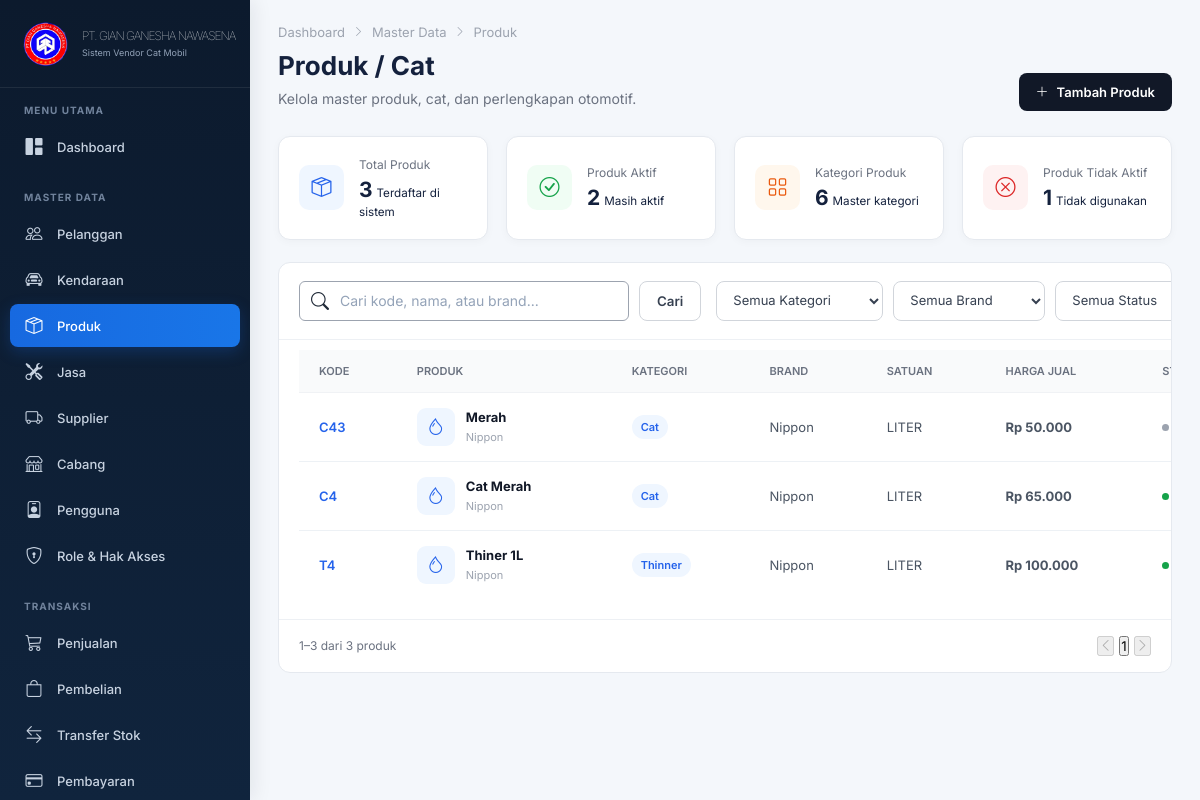
The page /admin/product/index.php (signed in) on the database its author committed.
### tables this page shows
CREATE TABLE `products` (
  `id` bigint UNSIGNED NOT NULL,
  `category_id` bigint UNSIGNED NOT NULL,
  `code` varchar(50) NOT NULL,
  `name` varchar(150) NOT NULL,
  `brand` varchar(100) DEFAULT NULL,
  `unit` varchar(30) NOT NULL,
  `purchase_price` decimal(15,2) NOT NULL DEFAULT '0.00',
  `selling_price` decimal(15,2) NOT NULL DEFAULT '0.00',
  `status` enum('active','inactive') NOT NULL DEFAULT 'active'
);

CREATE TABLE `product_categories` (
  `id` bigint UNSIGNED NOT NULL,
  `name` varchar(100) NOT NULL,
  `description` varchar(255) DEFAULT NULL
);

### admin/product/index.php (the view, shortened to what this page needs)
<?php
require_once __DIR__ . '/../../config/config.php';
function load_company_brand(PDO $pdo): array
{
    $brand = [
        'name' => 'PT. GIAN GANESHA NAWASENA',
        'tagline' => 'Sistem Vendor Cat Mobil',
        'logo' => '../../assets/img/logo.png',
    ];
    try {
        $stmt = $pdo->prepare(
            "SELECT setting_key, setting_value
             FROM settings
             WHERE setting_key IN ('company_name', 'company_tagline')
             LIMIT 2"
        );
        $stmt->execute();
        foreach ($stmt->fetchAll(PDO::FETCH_ASSOC) as $row) {
            $key = (string)($row['setting_key'] ?? '');
            $value = trim((string)($row['setting_value'] ?? ''));
            if ($key === 'company_name' && $value !== '') {
                $brand['name'] = $value;
            }
            if ($key === 'company_tagline' && $value !== '') {
                $brand['tagline'] = $value;
            }
        }
    } catch (Throwable $e) {
    }
    $scriptName = (string)($_SERVER['SCRIPT_NAME'] ?? '');
    $projectRoot = dirname(dirname(dirname($scriptName)));
    return $brand;
}
$companyBrand = load_company_brand($pdo);
$companyName = $companyBrand['name'];
$companyTagline = $companyBrand['tagline'];
$companyLogo = $companyBrand['logo'];
function money(int|float|null $value): string
{
    return 'Rp ' . number_format((float)$value, 0, ',', '.');
}
$search = trim($_GET['search'] ?? '');
$where = [];
$params = [];
$whereSql = !empty($where)
    ? 'WHERE ' . implode(' AND ', $where)
    : '';
$totalProducts = (int)$pdo->query("
    SELECT COUNT(*)
    FROM products
")->fetchColumn();
$totalActive = (int)$pdo->query("
    SELECT COUNT(*)
    FROM products
    WHERE status = 'active'
")->fetchColumn();
$totalInactive = (int)$pdo->query("
    SELECT COUNT(*)
    FROM products
    WHERE status = 'inactive'
")->fetchColumn();
$totalCategories = (int)$pdo->query("
    SELECT COUNT(*)
    FROM product_categories
")->fetchColumn();
$perPage = 5;
$page = max(1, (int)($_GET['page'] ?? 1));
$stmtTotal = $pdo->prepare("
    SELECT COUNT(*)
    FROM products p
    $whereSql
");
$stmtTotal->execute($params);
$totalFiltered = (int)$stmtTotal->fetchColumn();
$totalPages = max(1, (int)ceil($totalFiltered / $perPage));
$page = min($page, $totalPages);
$offset = ($page - 1) * $perPage;
$stmtProducts = $pdo->prepare("
    SELECT
        p.id,
        p.category_id,
        pc.name AS category_name,
        p.code,
        p.name,
        p.brand,
        p.unit,
        p.purchase_price,
        p.selling_price,
        p.status,
        (
            SELECT COUNT(*)
            FROM purchase_details pd
            WHERE pd.product_id = p.id
        ) AS total_purchase_details,
        (
            SELECT COUNT(*)
            FROM order_details od
            WHERE od.product_id = p.id
        ) AS total_order_details,
        (
            SELECT COUNT(*)
            FROM stock_transfer_details std
            WHERE std.product_id = p.id
        ) AS total_transfer_details
    FROM products p
    LEFT JOIN product_categories pc
        ON pc.id = p.category_id
    $whereSql
    ORDER BY p.id DESC
    LIMIT :limit OFFSET :offset
");
$stmtProducts->bindValue(':limit', $perPage, PDO::PARAM_INT);
$stmtProducts->bindValue(':offset', $offset, PDO::PARAM_INT);
$stmtProducts->execute();
$products = $stmtProducts->fetchAll(PDO::FETCH_ASSOC);
$startItem = $totalFiltered > 0 ? $offset + 1 : 0;
$endItem = min($offset + $perPage, $totalFiltered);
$paginationParams = [];
?>
<!DOCTYPE html>
<html lang="id">
<head>
    <link
        rel="stylesheet"
        href="https://cdn.jsdelivr.net/npm/bootstrap-icons@1.11.3/font/bootstrap-icons.min.css"
    >
    <link rel="stylesheet" href="../../assets/css/admin.css">
    <link rel="stylesheet" href="style.css">
</head>
<body>
<aside class="sidebar" id="sidebar">
    <div class="brand">
        <img src="<?= htmlspecialchars($companyLogo, ENT_QUOTES, 'UTF-8') ?>"
             class="img-fluid"
             alt="<?= htmlspecialchars($companyName, ENT_QUOTES, 'UTF-8') ?>">
        <div class="brand-text">
            <div class="brand-name">
               <?= htmlspecialchars($companyName, ENT_QUOTES, 'UTF-8') ?>
            </div>
            <small><?= htmlspecialchars($companyTagline, ENT_QUOTES, 'UTF-8') ?></small>
        </div>
    </div>
    <nav class="sidebar-menu">
        <div class="menu-section">
            <div class="menu-title">MENU UTAMA</div>
            <a href="../admin.php" class="menu-item">
                <i class="bi bi-grid-1x2-fill"></i>
                <span>Dashboard</span>
            </a>
        </div>
        <div class="menu-section">
            <div class="menu-title">MASTER DATA</div>
            <a href="../customers/" class="menu-item ">
                <i class="bi bi-people"></i>
                <span>Pelanggan</span>
            </a>
            <a href="../vehicles/" class="menu-item">
                <i class="bi bi-car-front"></i>
                <span>Kendaraan</span>
            </a>
            <a href="./" class="menu-item active" >
                <i class="bi bi-box-seam"></i>
                <span>Produk</span>
            </a>
            <a href="../service/" class="menu-item">
                <i class="bi bi-tools"></i>
                <span>Jasa</span>
            </a>
            <a href="../supplier/" class="menu-item">
                <i class="bi bi-truck"></i>
                <span>Supplier</span>
            </a>
            <a href="../cabang/" class="menu-item">
                <i class="bi bi-shop"></i>
                <span>Cabang</span>
            </a>
            <a href="../users/" class="menu-item">
                <i class="bi bi-person-badge"></i>
                <span>Pengguna</span>
            </a>
            <a href="../roles/" class="menu-item">
                <i class="bi bi-shield-lock"></i>
                <span>Role & Hak Akses</span>
            </a>
        </div>
        <div class="menu-section">
            <div class="menu-title">
                TRANSAKSI
            </div>
            <a href="../orders/" class="menu-item">
                <i class="bi bi-cart3"></i>
                <span>Penjualan</span>
            </a>
            <a href="../purchases/" class="menu-item">
                <i class="bi bi-bag"></i>
                <span>Pembelian</span>
            </a>
            <a href="../stoks-transfer/" class="menu-item">
                <i class="bi bi-arrow-left-right"></i>
                <span>Transfer Stok</span>
            </a>
            <a href="../payments/" class="menu-item">
                <i class="bi bi-credit-card"></i>
                <span>Pembayaran</span>
            </a>
        </div>
    </nav>
</aside>
<main class="main">
<div class="page-container">
    <div class="page-header">
        <div>
            <div class="breadcrumb">
                Dashboard
                <i class="bi bi-chevron-right"></i>
                Master Data
                <i class="bi bi-chevron-right"></i>
                Produk
            </div>
            <h1>Produk / Cat</h1>
            <p>Kelola master produk, cat, dan perlengkapan otomotif.</p>
        </div>
        <button type="button" class="btn-primary" onclick="openAddModal()">
            <i class="bi bi-plus-lg"></i>
            Tambah Produk
        </button>
    </div>
    <div class="stats-grid">
        <div class="stat-card">
            <div class="stat-icon blue">
                <i class="bi bi-box-seam"></i>
            </div>
            <div>
                <span>Total Produk</span>
                <strong><?= number_format($totalProducts) ?></strong>
                <small>Terdaftar di sistem</small>
            </div>
        </div>
        <div class="stat-card">
            <div class="stat-icon green">
                <i class="bi bi-check-circle"></i>
            </div>
            <div>
                <span>Produk Aktif</span>
                <strong><?= number_format($totalActive) ?></strong>
                <small>Masih aktif</small>
            </div>
        </div>
        <div class="stat-card">
            <div class="stat-icon orange">
                <i class="bi bi-grid"></i>
            </div>
            <div>
                <span>Kategori Produk</span>
                <strong><?= number_format($totalCategories) ?></strong>
                <small>Master kategori</small>
            </div>
        </div>
        <div class="stat-card">
            <div class="stat-icon red">
                <i class="bi bi-x-circle"></i>
            </div>
            <div>
                <span>Produk Tidak Aktif</span>
                <strong><?= number_format($totalInactive) ?></strong>
                <small>Tidak digunakan</small>
            </div>
        </div>
    </div>
    <div class="content-card">
        <div class="table-toolbar">
            <div class="toolbar-left">
                <form method="GET" action="index.php" style="display:flex; align-items:center; gap:10px;">
                    <div class="searc-box" style="position:relative; width:330px; height:40px;">
                        <input
                            type="text"
                            name="search"
                            value="<?= htmlspecialchars($search) ?>"
                            placeholder="Cari kode, nama, atau brand..."
                            style="display:block; width:100%; height:40px; padding:0 12px 0 40px; box-sizing:border-box; border:1px solid #9ca3af; border-radius:6px; outline:none; background:#fff; color:#111827; font-size:14px; font-family:inherit;"
                        >
                    </div>
                    <button type="submit"
                            class="btn-secondary"
                            style="height:40px;">
                        Cari
                    </button>
                </form>
            </div>
            <div class="toolbar-right">
                <select id="categoryFilter" onchange="filterProduct()">
                    <option value="">Semua Kategori</option>
                </select>
                <select id="brandFilter" onchange="filterProduct()">
                    <option value="">Semua Brand</option>
                </select>
                <select id="statusFilter" onchange="filterProduct()">
                    <option value="">Semua Status</option>
                </select>
            </div>
        </div>
        <div class="table-wrapper">
            <table id="productTable">
                <thead>
                    <tr>
                        <th>Kode</th>
                        <th>Produk</th>
                        <th>Kategori</th>
                        <th>Brand</th>
                        <th>Satuan</th>
                        <th>Harga Jual</th>
                        <th>Status</th>
                    </tr>
                </thead>
                <tbody>
                <?php if (!empty($products)): ?>
                    <?php foreach ($products as $product): ?>
                        <tr>
                            <td>
                                <span class="product-code">
                                    <?= htmlspecialchars($product['code']) ?>
                                </span>
                            </td>
                            <td>
                                <div class="product-info">
                                    <div class="product-icon">
                                        <i class="bi bi-droplet"></i>
                                    </div>
                                    <div>
                                        <strong>
                                            <?= htmlspecialchars($product['name']) ?>
                                        </strong>
                                        <small>
                                            <?= htmlspecialchars($product['brand']) ?>
                                        </small>
                                    </div>
                                </div>
                            </td>
                            <td>
                                <span class="badge badge-blue">
                                    <?= htmlspecialchars($product['category_name'] ?? '-') ?>
                                </span>
                            </td>
                            <td>
                                <?= htmlspecialchars($product['brand']) ?>
                            </td>
                            <td>
                                <?= htmlspecialchars($product['unit']) ?>
                            </td>
                            <td>
                                <strong>
                                    <?= money($product['selling_price']) ?>
                                </strong>
                            </td>
                            <td>
                                <?php if (($product['status'] ?? 'active') === 'active'): ?>
                                    <span class="status active">Aktif</span>
                                <?php else: ?>
                                    <span class="status inactive">Tidak Aktif</span>
                                <?php endif; ?>
                            </td>
                        </tr>
                    <?php endforeach; ?>
                <?php endif; ?>
                </tbody>
            </table>
        </div>
        <div class="pagination">
            <span>
                <?= $startItem ?>–<?= $endItem ?>
                dari <?= $totalFiltered ?> produk
            </span>
            <div class="pagination-buttons">
                <?php if ($page > 1): ?>
                    <?php
                    $prevParams = array_merge(
                        $paginationParams,
                        ['page' => $page - 1]
                    );
                    ?>
                    <a href="index.php?<?= http_build_query($prevParams) ?>">
                        <i class="bi bi-chevron-left"></i>
                    </a>
                <?php else: ?>
                    <button disabled>
                        <i class="bi bi-chevron-left"></i>
                    </button>
                <?php endif; ?>
                <?php
                $startPage = max(1, $page - 2);
                $endPage = min($totalPages, $page + 2);
                ?>
                <?php for ($i = $startPage; $i <= $endPage; $i++): ?>
                    <?php
                    $pageParams = array_merge(
                        $paginationParams,
                        ['page' => $i]
                    );
                    ?>
                    <?php if ($i === $page): ?>
                        <button class="active-page"><?= $i ?></button>
                    <?php else: ?>
                        <a href="index.php?<?= http_build_query($pageParams) ?>">
                            <?= $i ?>
                        </a>
                    <?php endif; ?>
                <?php endfor; ?>
                <?php if ($page < $totalPages): ?>
                    <?php
                    $nextParams = array_merge(
                        $paginationParams,
                        ['page' => $page + 1]
                    );
                    ?>
                    <a href="index.php?<?= http_build_query($nextParams) ?>">
                        <i class="bi bi-chevron-right"></i>
                    </a>
                <?php else: ?>
                    <button disabled>
                        <i class="bi bi-chevron-right"></i>
                    </button>
                <?php endif; ?>
            </div>
        </div>
    </div>
</div>
</main>
</body>
</html>

### rows shown on the page
products: code "C43", name "Merah", brand "Nippon", category.name "Cat", unit "LITER", selling_price "Rp 50.000"
products: code "C4", name "Cat Merah", brand "Nippon", category.name "Cat", unit "LITER", selling_price "Rp 65.000"
products: code "T4", name "Thiner 1L", brand "Nippon", category.name "Thinner", unit "LITER", selling_price "Rp 100.000"

### other values the page prints
$companyName "PT. GIAN GANESHA NAWASENA"
$companyTagline "Sistem Vendor Cat Mobil"
$totalProducts "3"
$totalActive "2"
$totalCategories "6"
$totalInactive "1"
$startItem "1"
$endItem "3"
$totalFiltered "3"
